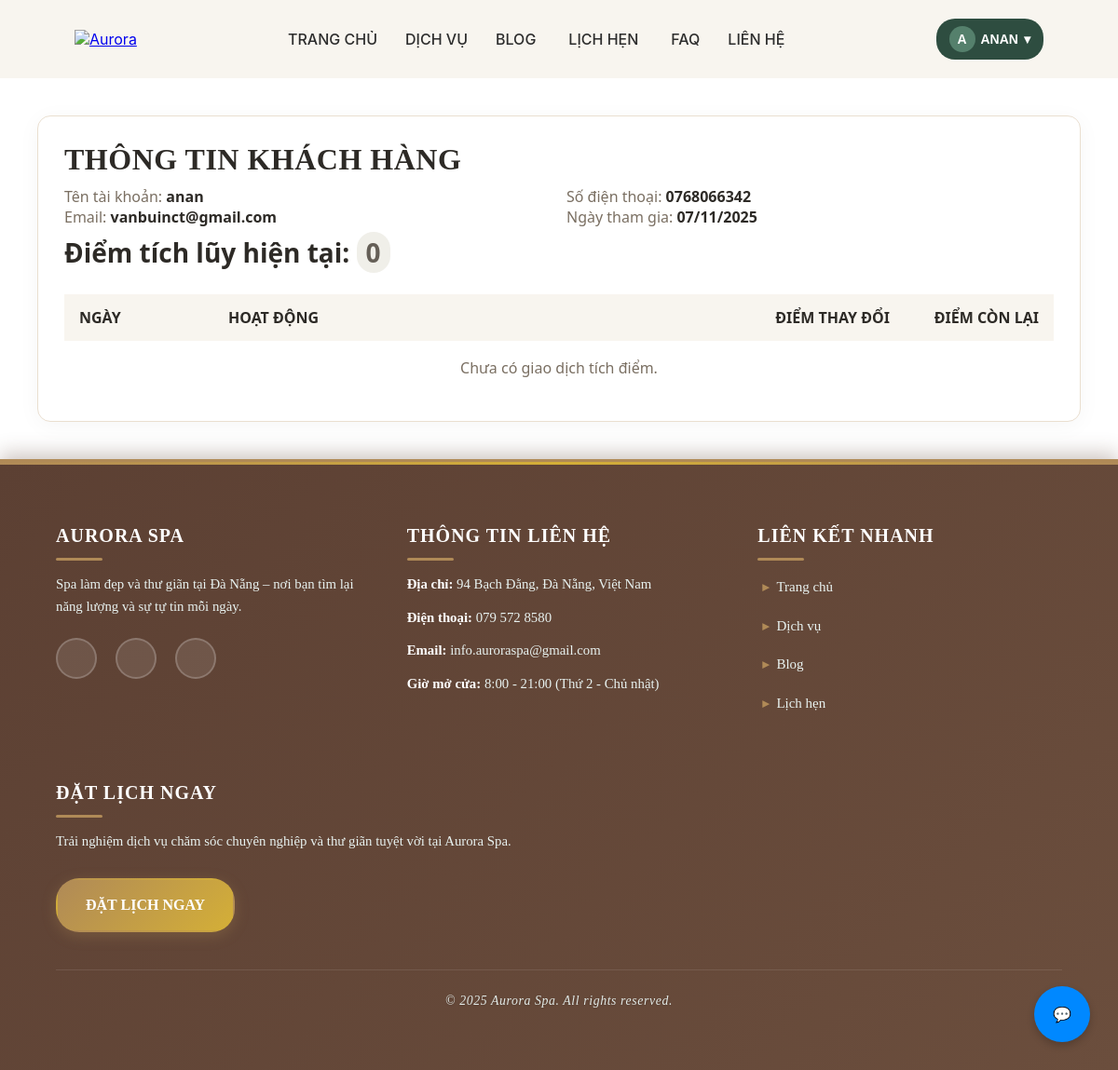
The app's page /diem-tich-luy/ (signed in), older data.
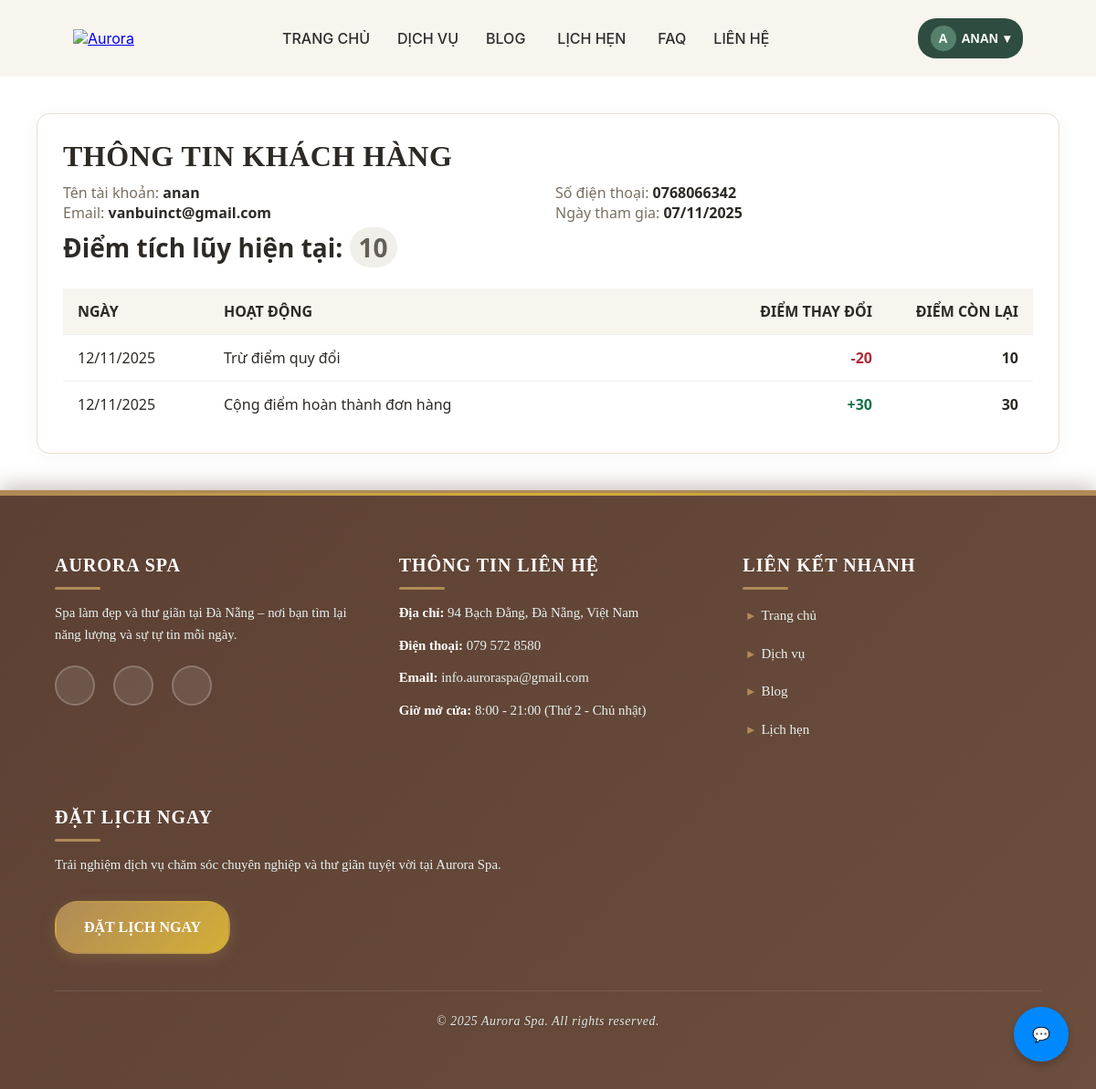
The same page, newer data.
### aurora/models.py (models this page shows, shortened)
class DiemTichLuy(models.Model):
    MaKhachHang = models.OneToOneField(
        'KhachHang',                      # Khóa ngoại liên kết đến bảng KhachHang
        on_delete=models.CASCADE,
        db_column='MaKhachHang',
        primary_key=True,                 # Vừa là khóa chính, vừa là khóa ngoại
        validators=[MinLengthValidator(5)],
        help_text="Mã khách hàng (VD: KH001, KH002, ...)"
    )
    SoDiemHienTai = models.IntegerField(
        default=0,
        help_text="Số điểm tích lũy hiện tại của khách hàng"
    )
    class Meta:
        db_table = 'DiemTichLuy'
        verbose_name = 'Điểm Tích Lũy'
        verbose_name_plural = 'Điểm Tích Lũy'

class LichSuTichDiem(models.Model):
    MaGiaoDich = models.CharField(
        primary_key=True,
        max_length=5,
        help_text='Mã giao dịch'
    )
    LOAIGIAODICH_CHOICES = [
        ('Tích điểm', 'Tích điểm'),
        ('Quy đổi điểm', 'Quy đổi điểm'),
    ]
    LoaiGiaoDich = models.CharField(
        choices=LOAIGIAODICH_CHOICES,
        max_length=50,
        help_text='Loại giao dịch'
    )
    ChiTietGiaoDich = models.CharField(
        max_length=300,
        help_text='Chi tiết giao dịch'
    )
    NgayGiaoDich = models.DateTimeField(
        auto_now_add=True,
        help_text='Ngày giao dịch'
    )
    NgayCapNhat = models.DateTimeField(auto_now=True)
    MaKhachHang = models.ForeignKey(
        'KhachHang',
        on_delete=models.CASCADE,
        help_text="Khách hàng thực hiện giao dịch"
    )
    SoDiemThayDoi = models.IntegerField(
        help_text="Số điểm thay đổi (+ hoặc -)"
    )
    NguoiThucHien = models.ForeignKey(
        'NhanVien',
        on_delete=models.SET_NULL,
        null=True,
        blank=True,
        help_text='Nhân viên thực hiện giao dịch (tăng/giảm điểm)'
    )
    HanhDong = models.CharField(
        max_length=10,
        choices=[('+', 'Tăng'), ('-', 'Giảm')],
        null=True,
        blank=True,
        help_text='Giao dịch là cộng hay trừ điểm'
    )
    class Meta:
        db_table = 'LichSuTichDiem'
        verbose_name = 'Lịch Sử Tích Điểm'
        verbose_name_plural = 'Lịch Sử Tích Điểm'

### aurora/views.py (the view)
# urls.py: path('diem-tich-luy/', diem_view, name='diem'),
@login_required
def diem_view(request):
    kh = get_object_or_404(KhachHang, user=request.user)
    diem = DiemTichLuy.objects.get(MaKhachHang=kh)
    history = (
        LichSuTichDiem.objects
        .filter(MaKhachHang=kh)
        .order_by("-NgayGiaoDich")
    )
    running_balance = diem.SoDiemHienTai
    rows = []
    for tx in history:
        rows.append({
            "date": timezone.localtime(tx.NgayGiaoDich),
            "detail": tx.ChiTietGiaoDich,
            "delta": tx.SoDiemThayDoi,
            "balance_after": running_balance
        })
        running_balance -= tx.SoDiemThayDoi
    context = {
        "kh": kh,
        "diem": diem,
        "rows": rows,
        "joined": request.user.date_joined,
    }
    return render(request, "pages/diem.html", context)

### aurora/templates/pages/diem.html
{% extends "base.html" %}
{% load tz %}
{% block content %}
<div class="card" style="
    max-width:1120px;
    margin:40px auto;
    background:#fff;
    border:1px solid #eadfd0;
    border-radius:14px;
    padding:28px;
    box-shadow:0 4px 24px rgba(0,0,0,.04);
    font-family:system-ui,-apple-system,Segoe UI,Roboto,Helvetica,Arial,sans-serif;
    color:#2d2a26;
">
    <h1 style="font-weight:700;letter-spacing:.5px;font-family:'Playfair Display'">THÔNG TIN KHÁCH HÀNG</h1>
    <div class="grid" style="display:grid;grid-template-columns:1fr 1fr;gap:16px;margin-top:10px;">
        <div>
            <p><span style="color:#7a6f62;">Tên tài khoản:</span>
                <strong>{{ request.user.username }}</strong>
            </p>
            <p><span style="color:#7a6f62;">Email:</span>
                <strong>{{ kh.Email|default:request.user.email }}</strong>
            </p>
        </div>
        <div>
            <p><span style="color:#7a6f62;">Số điện thoại:</span>
                <strong>{{ kh.SDT }}</strong>
            </p>
            <p><span style="color:#7a6f62;">Ngày tham gia:</span>
                <strong>{{ joined|date:"d/m/Y" }}</strong>
            </p>
        </div>
    </div>
    <p class="total" style="font-size:28px;font-weight:800;margin-top:8px;">
        Điểm tích lũy hiện tại:
        <span style="background:#f0efe9;color:#655f57;padding:3px 10px;border-radius:999px;">
            {{ diem.SoDiemHienTai }}
        </span>
    </p>
    <table style="width:100%;border-collapse:collapse;margin-top:26px;">
        <thead>
            <tr style="background:#f8f5ef;">
                <th style="width:160px;padding:14px 16px;text-align:left;">NGÀY</th>
                <th style="padding:14px 16px;text-align:left;">HOẠT ĐỘNG</th>
                <th style="width:160px;padding:14px 16px;text-align:right;">ĐIỂM THAY ĐỔI</th>
                <th style="width:160px;padding:14px 16px;text-align:right;">ĐIỂM CÒN LẠI</th>
            </tr>
        </thead>
        <tbody>
            {% for r in rows %}
            <tr style="border-top:1px solid #eee;">
                <td style="padding:14px 16px;">{{ r.date|date:"d/m/Y" }}</td>
                <td style="padding:14px 16px;">{{ r.detail }}</td>
                <td style="padding:14px 16px;text-align:right;">
                    {% if r.delta >= 0 %}
                        <span style="color:#177245;font-weight:700;">+{{ r.delta }}</span>
                    {% else %}
                        <span style="color:#b02a37;font-weight:700;">{{ r.delta }}</span>
                    {% endif %}
                </td>
                <td style="padding:14px 16px;text-align:right;font-weight:700;">
                    {{ r.balance_after }}
                </td>
            </tr>
            {% empty %}
            <tr><td colspan="4" style="padding:18px;color:#7a6f62;text-align:center;">Chưa có giao dịch tích điểm.</td></tr>
            {% endfor %}
        </tbody>
    </table>
</div>
{% endblock %}

Row changes from the older to the newer data that the page shows:
changed DiemTichLuy: SoDiemHienTai "0" → "10"
added LichSuTichDiem: detail "Trừ điểm quy đổi"
added LichSuTichDiem: detail "Cộng điểm hoàn thành đơn hàng"
Text that changed along with them:
new list line: "12/11/2025 -20 10"
new list line: "12/11/2025 + 30 30"
text no longer shown: "Chưa có giao dịch tích điểm."
